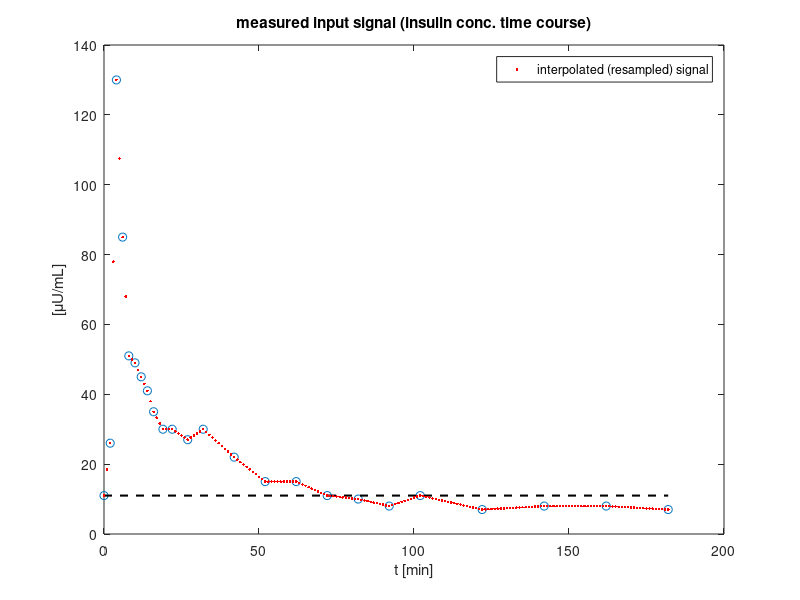

MATLAB code for this plot: (Note: this script raises an error after producing the figure.)
function gluc_mm_mle
%GLUC_MM_MLE Maximum Likelihood Estimation of minimal model of glucose kinetics.
%History
%29-Jan-04, Natal van Riel, TU/e
%17-Jun-03, Natal van Riel, TU/e
close all; clear all
%DATA
%Data from Pacini & Bergman (1986) Computer Methods and Programs in Biomed. 23: 113-122.
%time (minutes) glucose level (mg/dl) insulin level (uU/ml)
tgi = [ 0 92 11
2 350 26
4 287 130
6 251 85
8 240 51
10 216 49
12 211 45
14 205 41
16 196 35
19 192 30
22 172 30
27 163 27
32 142 30
42 124 22
52 105 15
62 92 15
72 84 11
82 77 10
92 82 8
102 81 11
122 82 7
142 82 8
162 85 8
182 90 7];
gluc_exp = tgi(:,2);
insul_exp = tgi(:,3);
%Fixed initial conditions
x0(2) = 0; %state variable denoting insulin action
%Fixed model parameters
Gb = gluc_exp(1); %[mg/dL] baseline glucose conc. in plasma
Ib = insul_exp(1); %[uU/mL] baseline insulin conc. in plasma
if 1 %normal subject
x0(1) = 279;%100; %[mg/dL] glucose conc. in plasma
Sg = 2.6e-2; %[1/min] glucose effectiveness
k3 = 0.025; %[1/min]
Si = 5.0e-4; %[mL/uU*min] insulin sensitivity
end
%REMARK 'if 1/0' CAN BE USED TO (DE)ACTIVATE THE CODE IN BETWEEN THE ifend
%STATEMENT
p = [Sg, Gb, k3, Si, Ib];
%Input
%insulin concentration in plasma [uU/mL]; assumed to be known at each simulation
%time sample from linear interpolation of its measured samples
tu = tgi(:,[1,3]);
t_insu = tu(:,1);
u = tu(:,2);
t_gluc = t_insu;
figure; plot(t_insu, u, 'o'); hold on
plot( [t_insu(1) t_insu(end)], [Ib Ib], '--k','Linewidth',1.5)
%baseline level
xlabel('t [min]'); ylabel('[\muU/mL]')
title('measured input signal (insulin conc. time course)')
tspan = [0:1:200]; %to verify interpolation of input signal
h = plot(tspan, interp1(tu(:,1),tu(:,2), tspan), '.r');
legend(h,'interpolated (resampled) signal')
%Simulation time vector:
tspan = t_insu;%tspan = union(t_insu, t_gluc);
disp(' Enter to continue with MLE'); disp(' ')
pause
if 1
%4 unknown model parameters:
p_init = [Sg %glucose effectiveness
k3 %
Si %insulin sensitivity
x0(1)]; %G0 initial glucose conc. in plasma
%3 known parameters:
p_fix = [Gb Ib x0(2)];
end
sigma_mu = 0;
sigma_nu = 0;
lb = 0*ones(size(p_init));%[0 0 0 0];
ub = [];%ones(size(p_init));%[];
options = optimset('Display','iter','TolFun', 1e-4,...%'iter' default:1e-4
'TolX',1e-5,... %default: 1e-4
'MaxFunEvals' , [],... %800 default:
'LargeScale','on'); %default: on
plt = 0;
%for i=1
%LSQNONLIN: objective function should return the model error
[p_est,resnorm,RESIDUAL,exitflag,OUTPUT,LAMBDA,Jacobian]= lsqnonlin(@obj_fn,p_init,lb,ub,options,p_fix,gluc_exp,tspan,tu, sigma_nu,sigma_mu,plt); 
disp(' ')
%end
%Accuracy:
%lsqnonlin returns the jacobian as a sparse matrix
varp = resnorm*inv(Jacobian'*Jacobian)/length(tspan);
stdp = sqrt(diag(varp)); %The standard deviation is the square root of the variance
%p = [Sg, Gb, k3, Si, Ib];
p = [p_est(1), p_fix(1), p_est(2), p_est(3), p_fix(2)];
%x0 = [G0, X0]
x0 = [p_est(4), p_fix(3)];
disp(' Parameters:')
disp([' Sg = ', num2str(p_est(1)), ' +/- ', num2str(stdp(1))])
disp([' Gb = ', num2str(p_fix(1))])
disp([' k3 = ', num2str(p_est(2)), ' +/- ', num2str(stdp(2))])
disp([' Si = ', num2str(p_est(3)), ' +/- ', num2str(stdp(3))])
disp([' Ib = ', num2str(p_fix(2))])
disp(' Initial conditions:')
disp([' G0 = ', num2str(p_est(4)), ' +/- ', num2str(stdp(4))])
disp([' X0 = ', num2str(p_fix(3))]); disp(' ')
plt = 1;
gluc = gluc_sim(tspan,x0,tu, p,sigma_nu,sigma_mu,plt);
%compare model output with measured data
figure(2); subplot(221)
h1 = plot(t_gluc,gluc_exp,'or', 'Linewidth',2);
%legend(h1, 'experimental test data')
%%%%%%%%%%%%%%%%%%%%%%%%%%%%%%%%%%%%%%%%%%%%%%%%%%%%%%%%%%%%%%%%%%%%%%
%%%%%%%%%%%%%%%%%%%%%%%%%%%%%%%%%%%%%%%%%%%%%%%%%%%%%%%%%%%%%%%%%%%%%%
function e = obj_fn(p_var, p_fix,data,tspan,tu, sigma_nu,sigma_mu,plt)
p = [p_var(1), p_fix(1), p_var(2), p_var(3), p_fix(2)];
%x0 = [G0, X0]
x0 = [p_var(4), p_fix(3)];
gluc = gluc_sim(tspan,x0,tu, p, sigma_nu,sigma_mu,0);
%LSQNONLIN: objective function should return the model error
e = gluc-data;
if plt==1 %fast update during estimation process
N=length(tspan);
figure(2)
plot(1:N,gluc,'b',1:N,data,'r'); drawnow
end
%%%%%%%%%%%%%%%%%%%%%%%%%%%%%%%%%%%%%%%%%%%%%%%%%%%%%%%%%%%%%%%
function gluc = gluc_sim(tspan,x0,tu, p, sigma_nu,sigma_mu,plt)
%SIM_INPUT_SIM Simulation of glucose minimal model.
%x0: initial conditions for glucose conc. and state variable denoting
% insulin action
%gluc: model output, glucose conc. in plasma [mg/dL]
if tspan(1) < tu(1,1)
error(' no input defined at start of simulation (compare tspan(1)) vs. tu(1,1)')
end
if 1 %Forward Euler integration
td = .2*min(diff(tspan)); %simulation time step is taken as 1/5 of the
%minimal time interval between the samples of the experimental time
%vector
tspan_res = [];
for i = 1:length(tspan)-1
tspan_res = [tspan_res, tspan(i) :td: tspan(i+1)-td];
%resample while assuring that all time
%samples of tspan also occur in tspan_res
end
tspan_res = [tspan_res, tspan(end)];
TD=diff(tspan_res); %vector with integration time steps (most equal to td)
u = interp1(tu(:,1),tu(:,2), tspan_res);
N = length(tspan_res);
x = x0;
for k = 2:N
dx(:,k) = gluc_ode([],x(k-1,:),u(k), p,sigma_nu); %column
x(k,:) = x(k-1,:) + dx(:,k)'*TD(k-1); %different time samples in rows
end
for i = 1:length(tspan)
id(i) = find(tspan_res==tspan(i)); %select samples corresponding to experiment
end
x = x(id,:);
elseif 0 %
ode_options = [];
[t,x] = ode45(@gluc_ode,tspan,x0,ode_options, tu, p,sigma_nu);
%[t,x] = ode15s(@gluc_ode,tspan,x0,ode_options, tu, p,sigma_nu);
end
%Output
gluc = x(:,1);
if plt==1
gluc_plt(tspan,x,tu,p,sigma_nu,sigma_mu)
end
%%%%%%%%%%%%%%%%%%%%%%%%%%%%%%%%%%%%%%%%%%%%%%%
function dxout = gluc_ode(t,xin,tu, p,sigma_nu)
%GLUC_ODE ODE's of glucose minimal model
% xin: state values at previous time sample x(k-1) = [G(k-1); X(k-1)]
% dxout: new state derivatives dx(k) = [dG(k); dX(k)], column vector
% tu: u(k) (input signal at sample k) OR matrix tu
% p = [Sg, Gb, k3, Si, Ib];
%History
%17-Jun-03, Natal van Riel, TU/e
idG = 1; idX = 2; %glucose conc. [mg/mL] and state variable denoting insulin action [uU/mL]
Sg = p(1); %[1/min] glucose effectiveness
Gb = p(2); %[mg/mL] baseline glucose conc.
k3 = p(3); %[1/min]
Si = p(4); %[mL/uU*min] insulin sensitivity
Ib = p(5); %[uU/mL] baseline insulin conc. in plasma
if length(tu)==1 %u(k) is provided as input to this function
u = tu;
else %calculate u(k) by interpolation of tu
u = interp1(tu(:,1),tu(:,2), t);
end
%[t u]
%ode's
dG = Sg*(Gb - xin(idG)) - xin(idX)*xin(idG);
dX = k3*( Si*(u-Ib) - xin(idX) );
dxout = [dG; dX];
%%%%%%%%%%%%%%%%%%%%%%%%%%%%%%%%%%%%%%%%%%%%%%%%
function gluc_plt(tspan,x,tu,p,sigma_nu,sigma_mu)
Gb = p(2);

Ib = p(5);
figure
subplot(221); h = plot(tspan,x(:,1), '-','Linewidth',2); hold on
plot( [tspan(1) tspan(end)], [Gb Gb], '--k','Linewidth',1.5)
%baseline level
ylabel('glucose level [mg/dL]')
legend(h, 'model simulation')
u = interp1(tu(:,1),tu(:,2), tspan); %reconstruct used input signal
subplot(222); plot(tspan,u, '--or','Linewidth',2); hold on
plot( [tspan(1) tspan(end)], [Ib Ib], '--k','Linewidth',1.5)
%baseline level
ylabel('insulin level [\muU/mL]'); xlabel('time [min]')
legend('interpolated measured test data')
%figure
subplot(223); plot(tspan, x(:,2), 'Linewidth',2)
xlabel('time [min]'); ylabel('interstitial insulin [1/min]')